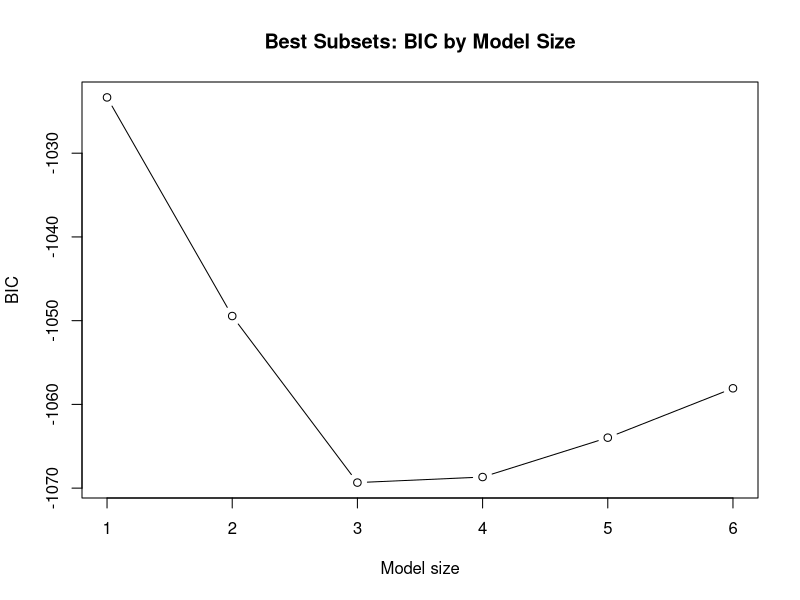
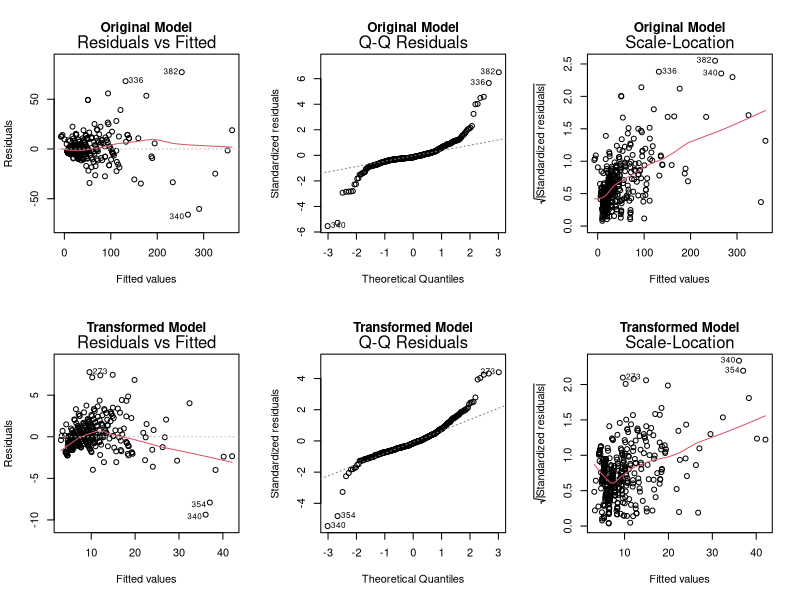

Write the R code that produced these figures, in order.
## ---- chunk 1
# Load necessary libraries
library(tidyverse)
library(car)

# Load data, remove Set_Name, and drop missing values to ensure equal sample sizes
lego <- read_csv("lego.csv")
lego_clean <- lego |>
  select(-Set_Name) |> 
  drop_na()  # This ensures both models have the exact same rows!

# Q1.1 & Q2: Fit the full model and check VIF
m_full <- lm(price ~ ., data = lego_clean)
summary(m_full)
vif(m_full)

# Q2: Fit reduced model
m_reduced <- lm(price ~ Size + Pieces + Minifigures + Pages, data = lego_clean)
anova(m_reduced, m_full)
## ---- chunk 2
# Fit the full model
m_full <- lm(price ~ ., data = lego_clean)

# Fit the reduced model (without weight and Unique_Pieces)
m_reduced <- lm(price ~ Size + Pieces + Minifigures + Pages, data = lego_clean)

# Conduct Partial F-test
anova(m_reduced, m_full)
## ---- chunk 3
library(leaps)

# Run best subsets on the full model
best_sub <- regsubsets(price ~ ., data = lego_clean, nvmax = 15, method = "exhaustive")
best_summary <- summary(best_sub)

# Find the model that minimizes BIC
min_bic_idx <- which.min(best_summary$bic)
print(paste("Number of variables minimizing BIC:", min_bic_idx))

# Identify the variables by name
best_summary$which[min_bic_idx, ]

# Plot BIC values
plot(1:length(best_summary$bic), best_summary$bic, type = "b",
     xlab = "Model size", ylab = "BIC",
     main = "Best Subsets: BIC by Model Size")

# Fit the best model using the variables identified above
# Based on Q3.2: Size, Pages, weight
m_best <- lm(price ~ Size + Pages + weight, data = lego_clean)
summary(m_best)
## ---- chunk 4
library(car)
library(lmtest)
library(tidyr)

# 1. Find the optimal Box-Cox transformation parameter
summary(powerTransform(m_full))

# 2. Fit the new transformed model 
# Based on lambda = 0.62, use price^0.62 transformation
m_trans <- lm(I(price^0.62) ~ ., data = lego_clean)

# 3. Mathematical diagnostics (instead of visual-only checks)

# 3a) Trend/functional form: Ramsey RESET
reset_full <- resettest(m_full, power = 2:3, type = "fitted")
reset_trans <- resettest(m_trans, power = 2:3, type = "fitted")
reset_full
reset_trans

# 3b) Normality: Shapiro-Wilk + shape metrics
sw_full <- shapiro.test(resid(m_full))
sw_trans <- shapiro.test(resid(m_trans))

skewness <- function(x) {
  m <- mean(x)
  s <- sd(x)
  mean((x - m)^3) / s^3
}

kurtosis <- function(x) {
  m <- mean(x)
  s <- sd(x)
  mean((x - m)^4) / s^4
}

normality_tbl <- data.frame(
  model = c("original", "transformed"),
  shapiro_W = c(unname(sw_full$statistic), unname(sw_trans$statistic)),
  shapiro_p = c(sw_full$p.value, sw_trans$p.value),
  skewness = c(skewness(resid(m_full)), skewness(resid(m_trans))),
  kurtosis = c(kurtosis(resid(m_full)), kurtosis(resid(m_trans)))
)
normality_tbl

# 3c) Constant variance: score test (Breusch-Pagan type)
ncv_full <- ncvTest(m_full)
ncv_trans <- ncvTest(m_trans)
ncv_full
ncv_trans

# 4. Optional visual diagnostics for supporting context
par(mfrow = c(2, 3))
plot(m_full, which = 1:3, main = "Original Model")
plot(m_trans, which = 1:3, main = "Transformed Model")
par(mfrow = c(1, 1))
